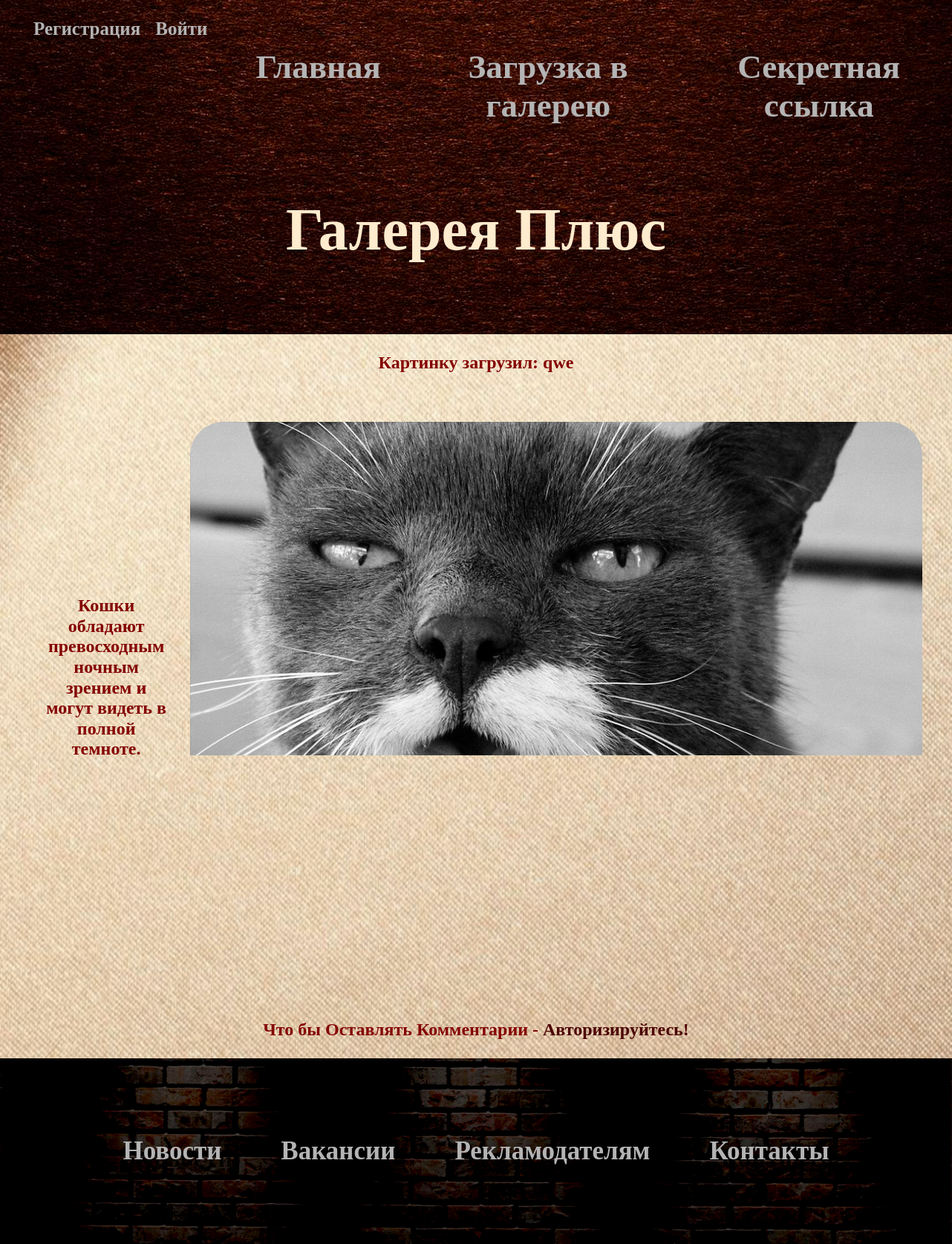
/Image/id/317, run on the app's committed database.
### tables this page shows
CREATE TABLE `images` (
  `id` int NOT NULL,
  `filename` varchar(255) NOT NULL,
  `title` varchar(255) DEFAULT NULL,
  `owner` int DEFAULT NULL,
  `type` varchar(11) DEFAULT NULL
);

CREATE TABLE `users` (
  `id` int NOT NULL,
  `username` varchar(32) NOT NULL,
  `email` varchar(128) NOT NULL,
  `password` varchar(255) NOT NULL,
  `date` datetime NOT NULL DEFAULT CURRENT_TIMESTAMP,
  `token` varchar(255) NOT NULL,
  `role` int NOT NULL DEFAULT '1'
);

### App/core/View.php (called while the page is built, shortened)
<?php
class View
{
	public function render($content_view, $template_view = null, $pageData = null, $payload = null)
	{
		include_once LAYOUT . $template_view;
	}
}

### App/controllers/Image.php (called while the page is built, shortened)
<?php
require_once MODEL . 'ImageModel.php';
class Image extends Controller
{
    public function __construct()
    {
        $this->imageModel = new ImageModel();
        $this->commentModel = new CommentModel();
        $this->view = new View();
    }
    public function id($idN)
    {
        $id = $idN[0];
        $this->pageData['title'] = "Картинка " . $id;
        $this->pageData['image'] = $this->imageModel->getImage($id);
        $this->pageData['comment'] = $this->commentModel->getComment($id);
        $this->view->render('image.phtml', 'template.phtml', $this->pageData);
    }
}

### App/bootstrap.php (called while the page is built, shortened)
<?php
Route::start();

### index.php (called while the page is built, shortened)
<?php
require_once 'App/bootstrap.php';

### App/core/Model.php (called while the page is built, shortened)
<?php
class Model
{
    public function __construct()
    {
        $this->db = DB::connToDB();
    }
}

### App/core/DB.php (called while the page is built, shortened)
<?php
class DB
{
    public static function connToDB()
    {
        $user = self::DB_USER;
        $pass = self::DB_PASS;
        $host = self::DB_HOST;
        $db   = self::DB_NAME;
        try
        {
            $conn = new \PDO("mysql:dbname=$db;host=$host", $user, $pass);
            $conn->setAttribute(\PDO::ATTR_ERRMODE, \PDO::ERRMODE_EXCEPTION);
        } catch(\PDOException $e) {
            echo $e->getMessage();
        }
        return $conn;
    }
}

### App/models/ImageModel.php (called while the page is built, shortened)
<?php
class ImageModel extends Model
{
    public function getImage($id)
    {
        $sql = "SELECT * FROM users
                RIGHT JOIN images ON users.id = images.owner
                WHERE images.id = :id";
        $stmt = $this->db->prepare($sql);
        $stmt->bindValue(":id", $id, \PDO::PARAM_INT);
        $stmt->execute();
        $res = $stmt->fetch(\PDO::FETCH_ASSOC);
        return $res;
    }
}

### App/views/image.phtml (the view, shortened to what this page needs)
<div class="main">
    <h2 class='section-item'>
    Картинку загрузил: <?php echo $pageData['image']['username']?></h2>
    <section class="section">
        <img src="<?php echo "\\" . UPLOAD_DIR . "\\" . $pageData['image']['filename']; ?>">
        <h2 class='section-item'>
            <?php echo $pageData['image']['title']?>
        </h2>
    </section>
    <div class="section-item">
    </div>
    <?php if(!empty($_SESSION['user'])) { ?>
    <div class="comment">
        <form action="\Image\addComment\<?php echo $pageData['image']['id']; ?>" method="post">
            <input type="hidden" name="id" value="<?php echo $_SESSION['idUser']; ?>">
            <label for="">Комментарий:</label>
            <textarea class="input"name="comment" type="text" rows="5" placeholder="Ваш Комментарий" autofocus></textarea>
            <input name="submit" type="submit" value="Оставить Комментарий" class="button">
        </form>
    </div>
    <?php } else { ?>
    <div class="section-item">
        <h2>Что бы Оставлять Комментарии - <a class="res" href="/Logon">Авторизируйтесь!</a></h2>
    </div>
    <?php } ?>
</div>

### css/norm.css (style rules this page uses)
html { line-height: 1.15; -webkit-text-size-adjust: 100%; }
body { margin: 0; }
a { background-color: transparent; }
img { border-style: none; }

### css/style.css (style rules this page uses)
* { font-family: Cambria, Cochin, Georgia, Times, 'Times New Roman', serif; margin: 0; padding: 0; box-sizing: border-box; }
a { color: rgb(180, 180, 180); font-weight: bold; text-decoration: none; transition-property: color; transition-duration: 750ms; }
h2 { text-align: center; }
img { height: 700px; padding: 5px; border-radius: 50px; }
.main { background: url(../img/fone.jpg) bottom no-repeat; background-position: left bottom; background-size: cover; background-repeat: no-repeat; background-attachment: fixed; display: flex; flex-direction: column; }
.section { margin: 0 auto; padding: 35px; display: flex; align-items: center; justify-content: center; }
.section-item { padding: 25px; color: #840000 }
.section:nth-child(even) { flex-direction: row-reverse; }
.res { font-weight: bold; color: rgb(75, 0, 0); }

### data on the page
images: owner.username "qwe", filename (picture), title "Кошки обладают превосходным ночным зрением и могут видеть в полной темноте."
